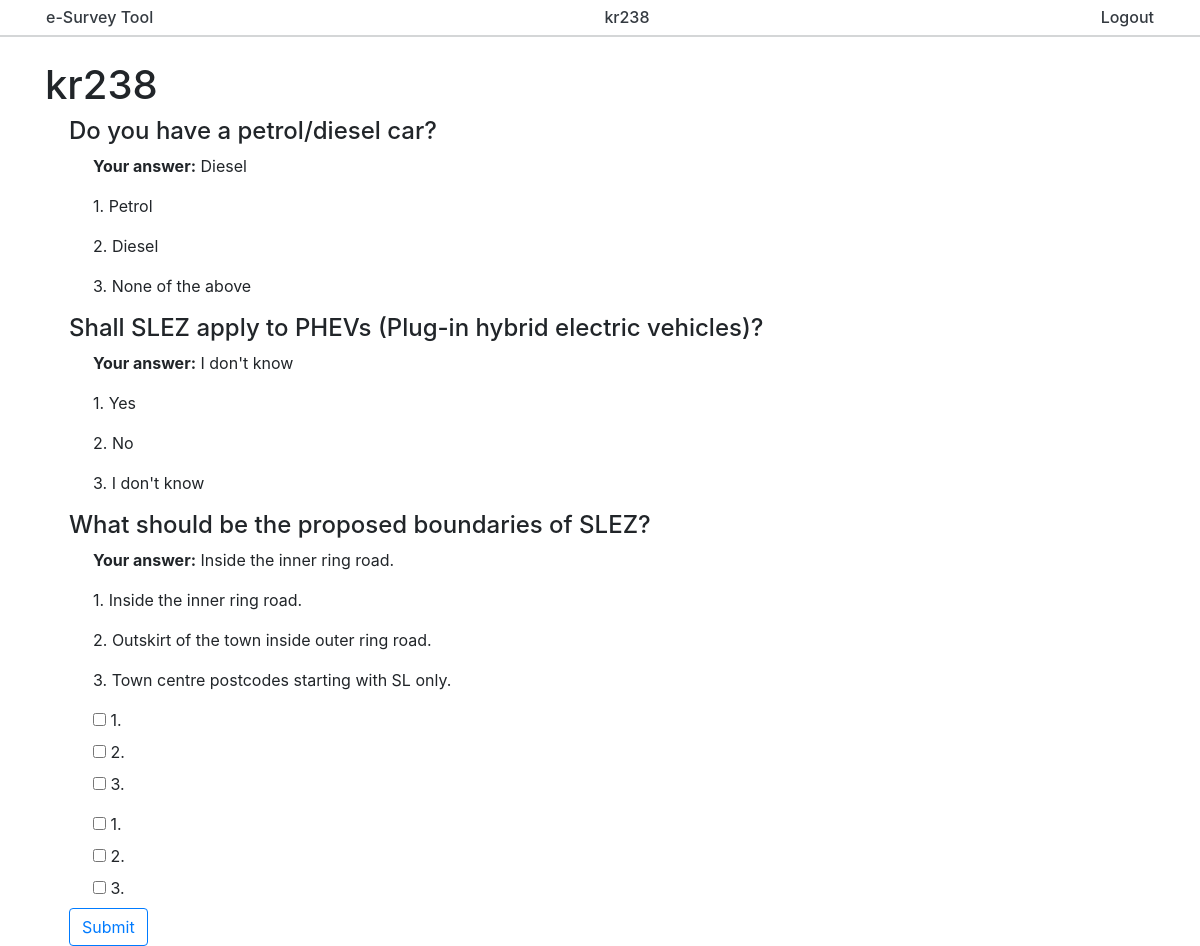
Screenshot of / (signed in) with the database file from the repository.
### surveyapp/models.py (models this page shows)
class Questions(models.Model):
    statement = models.TextField( default='', blank=True, null=True)
    def __str__(self):
        return self.statement

class Answers(models.Model):
    user = models.ForeignKey(User, on_delete=models.CASCADE, default=None)
    question = models.ForeignKey(Questions, on_delete=models.CASCADE)
    option_selected = models.ForeignKey(Options, on_delete=models.CASCADE)
    def __str__(self):
        return str(self.question.statement) + " | " + str(self.option_selected.option_text)

class Options(models.Model):
    question = models.ForeignKey(Questions, on_delete=models.CASCADE)
    option_text  = models.TextField( default="", blank=True, null=True)
    def __str__(self):
        return self.option_text

### surveyapp/views.py (the view)
# urls.py: 2. Add a URL to urlpatterns:  path('', Home.as_view(), name='home')
@login_required(login_url='login')
def Home(request):
    context = {}
    allQuestions = Questions.objects.all()
    context["allQuestion"] = allQuestions
    if request.user.is_superuser:
        return render(request, template_name = "surveyapp/home.html", context=context)
    else:
        return render(request, template_name = "surveyapp/home.html", context=context)

### surveyapp/templatetags/option.py (called while the page is built)
def option(question,nummber):
    print('question', question)
    print('option', nummber)
    question = Questions.objects.get(id = question.id)
    option_statement = Options.objects.filter(question = question)
    return option_statement[nummber-1]

### surveyapp/templatetags/question_answered.py (called while the page is built)
def is_question_answered(question_id, user_id):
    question = Questions.objects.get(id = question_id)
    user = User.objects.get(id = user_id)
    answer = Answers.objects.filter(Q(question = question) & Q(user = user))
    print(answer)
    if answer.exists():
        return True
    return False

def answer(question_id, user_id):
    question = Questions.objects.get(id = question_id)
    user = User.objects.get(id = user_id)
    answer_statement = Answers.objects.filter(Q(question = question) & Q(user = user))
    print(answer)
    if answer_statement.exists():
        return answer_statement[0].option_selected.option_text
    return False

### surveyapp/templates/surveyapp/home.html (shortened to what this page needs)
{% extends 'base.html' %}
{% load option list_length question_answered %}
{% block content %}
{% if not request.user.is_superuser %}
    {% include "surveyapp/user.html" %}
{% else %}
    {% include "surveyapp/admin.html" %}
{% endif %}
{% endblock content %}

### templates/base.html (shortened to what this page needs)
{% load static %}
<!DOCTYPE html>
<html lang="en">
<head>
    <link rel="stylesheet" href="https://stackpath.bootstrapcdn.com/bootstrap/4.3.1/css/bootstrap.min.css">
</head>
<body>
    <div class="mb-4" style="    border-bottom: 2px solid #d4d6d7 !important;">
        <nav class="navbar navbar-light  container ">
          <span class="d-flex">
              <h6 class="mb-0 text-dark">e-Survey Tool</h6>
          </span>
          {% if request.user.is_authenticated %}
          <h6 class="mb-0 text-dark">{{request.user.username}}</h6>
          <div class="d-flex">
            <a href="{% url 'logout' %}"  class="text-decoration-none text-dark"><h6 class="mb-0 mx-0">Logout</h6></a>
          </div>
          {% endif %}
        </nav>
      </div>
    {% block content %}
    {% endblock content %}
</body>
</html>

### surveyapp/templates/surveyapp/user.html (shortened to what this page needs)
{% load option list_length question_answered %}
<div class="container">
    <h1>{{request.user}}</h1>
    <form action="{% url 'user-answer' %}" method="post" class="ml-4">
    {% for question in allQuestion %}
    <h4>
        {{question.statement}}
    </h4>
    {% if not question.id|is_question_answered:request.user.id %}
        <div class="ml-4">
            <div>
                <input type="checkbox" name = "option1_{{forloop.counter}}"  id = "option1_{{forloop.counter}}" readonly>
                <label for ="option1_{{forloop.counter}}">1. {{question|option:1}}</label>
            </div>
            <div>
                <input type="checkbox" name = "option2_{{forloop.counter}}" id = "option2_{{forloop.counter}}">
                <label for = "option2_{{forloop.counter}}">2. {{question|option:2}}</label>
            </div>
            <div>
                <input type="checkbox" name = "option3_{{forloop.counter}}" id = "option3_{{forloop.counter}}">
                <label for ="option3_{{forloop.counter}}">3. {{question|option:3}}</label>
            </div>
        </div>
    {% else %}
    <p class="ml-4"><strong>Your answer:</strong> {{question.id|answer:request.user.id}} </p>
    <div class="ml-4">
        <div>
            <p for ="option1_{{forloop.counter}}">1. {{question|option:1}}</p>
        </div>
        <div>
            <p for = "option2_{{forloop.counter}}">2. {{question|option:2}}</p>
        </div>
        <div>
            <p for ="option3_{{forloop.counter}}">3. {{question|option:3}}</p>
        </div>
    </div>
        {% endif %}
    {% endfor %}
    <button class="btn btn-outline-primary">Submit</button>
</form>
</div>

### rows the page displays
Questions: statement "Do you have a petrol/diesel car?", id|answer "Diesel", statement+id "Petrol", statement+id "Diesel", statement+id "None of the above"
Questions: statement "Shall SLEZ apply to PHEVs (Plug-in hybrid electric vehicles)?", id|answer "I don't know", statement+id "Yes", statement+id "No", statement+id "I don't know"
Questions: statement "What should be the proposed boundaries of SLEZ?", id|answer "Inside the inner ring road.", statement+id "Inside the inner ring road.", statement+id "Outskirt of the town inside outer ring road.", statement+id "Town centre postcodes starting with SL only."

### other values shown
{{ request.user.username }} "kr238"
{{ request.user }} "kr238"
